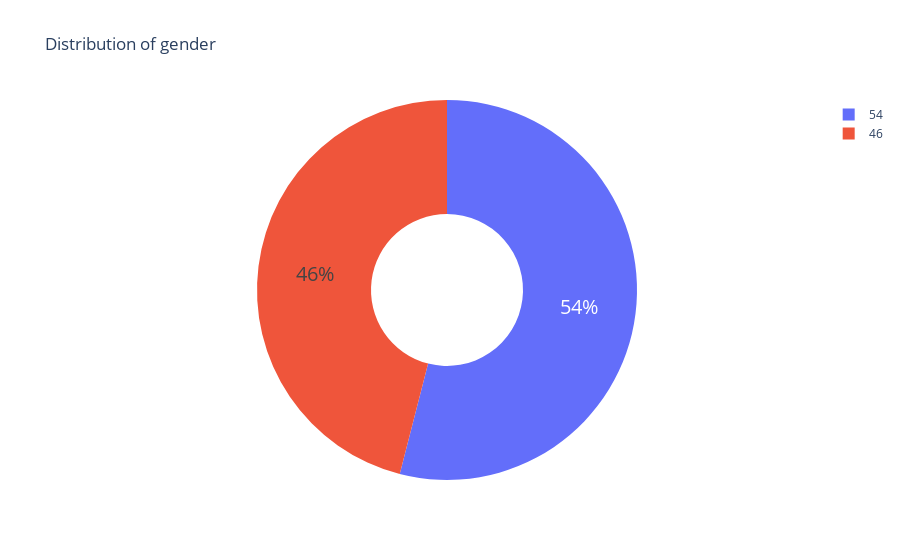

The notebook cell saved with this chart:
### Code cell
gender_dis = round(df['Gender'].value_counts(normalize=True)*100)
fig_gender = px.pie(gender_dis, values='Gender', names='Gender', title='Distribution of gender', hole=0.4)
fig_gender.update_traces(
                   title_font = dict(size=60,family='Verdana', 
                                     color='darkred'),
                   hoverinfo='label+percent',
                    #label='Male','Female'
                   textinfo='percent', textfont_size=20)
fig_gender.show()

### Figure 1 — Plotly figure (JSON) as saved in the notebook; plotly's stock layout.template omitted (floating-point values rounded to 4 significant figures)
{"data": [{"domain": {"x": [0, 1], "y": [0, 1]}, "hole": 0.4, "hoverinfo": "label+percent", "hovertemplate": "Gender=%{value}<extra></extra>", "labels": [54, 46], "legendgroup": "", "name": "", "showlegend": true, "textfont": {"size": 20}, "textinfo": "percent", "title": {"font": {"color": "darkred", "family": "Verdana", "size": 60}}, "type": "pie", "values": [54, 46]}], "layout": {"autosize": true, "legend": {"tracegroupgap": 0}, "title": {"text": "Distribution of gender"}}}
